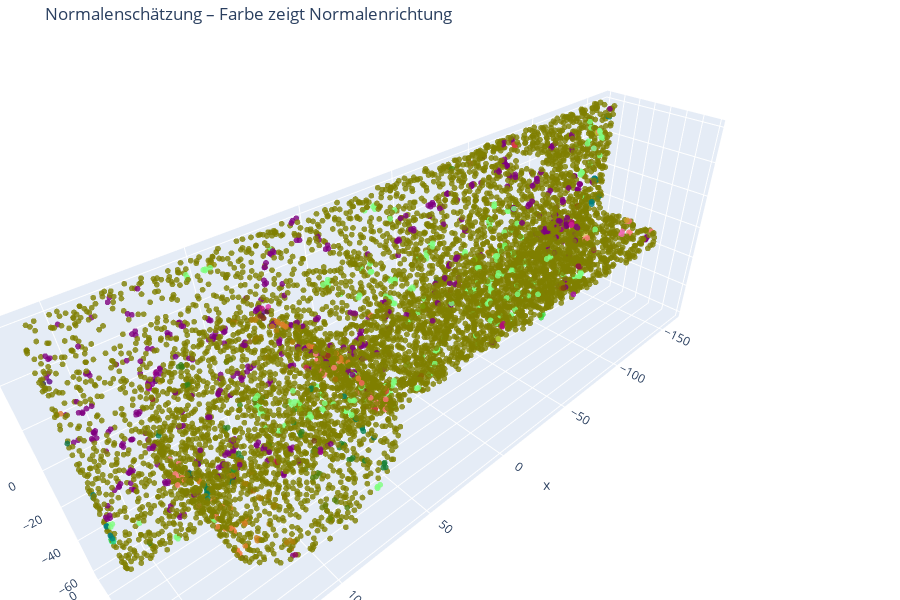

Notebook source saved alongside this figure:
### Markdown cell above
### 5.3 – Normalenschätzung

### Code cell
NORMAL_RADIUS = 2.0
NORMAL_MAX_NN = 30

n = NormalEstimator(radius=NORMAL_RADIUS, max_nn=NORMAL_MAX_NN, orient_mode='consistent')
pcd_normals, step_report = n.apply(pcd_voxel)

print(f'Punkte:       {step_report.points_after:,}  (unverändert – keine Punkte entfernt)')
print(f'Hat Normalen: {pcd_normals.has_normals()}')

# Normalen als RGB-Farbe visualisieren
normals = np.asarray(pcd_normals.normals)
pts     = np.asarray(pcd_normals.points)
idx = np.random.default_rng(42).choice(len(pts), min(VIZ_MAX_POINTS, len(pts)), replace=False)
colors = (normals[idx] + 1.0) / 2.0
color_hex = [f'rgb({int(r*255)},{int(g*255)},{int(b*255)})' for r,g,b in colors]

fig = go.Figure(go.Scatter3d(
    x=pts[idx,0], y=pts[idx,1], z=pts[idx,2],
    mode='markers',
    marker=dict(size=2, color=color_hex, opacity=0.8),
    name='Normalen (RGB = XYZ-Richtung)',
))
fig.update_layout(
    title_text='Normalenschätzung – Farbe zeigt Normalenrichtung',
    height=600, scene=dict(aspectmode='data'),
    margin=dict(l=0, r=0, t=40, b=0),
)
fig.show()

### Figure 1 — Plotly figure (JSON) as saved in the notebook; plotly's stock layout.template omitted (floating-point values rounded to 4 significant figures; data arrays with more than 128 entries replaced by an {"elided": "..."} marker saying what was removed)
{"data": [{"marker": {"color": {"elided": "7978 str values"}, "opacity": 0.8, "size": 2}, "mode": "markers", "name": "Normalen (RGB = XYZ-Richtung)", "type": "scatter3d", "x": {"elided": "7978 float values"}, "y": {"elided": "7978 float values"}, "z": {"elided": "7978 float values"}}], "layout": {"height": 600, "margin": {"b": 0, "l": 0, "r": 0, "t": 40}, "scene": {"aspectmode": "data"}, "title": {"text": "Normalenschätzung – Farbe zeigt Normalenrichtung"}}}
